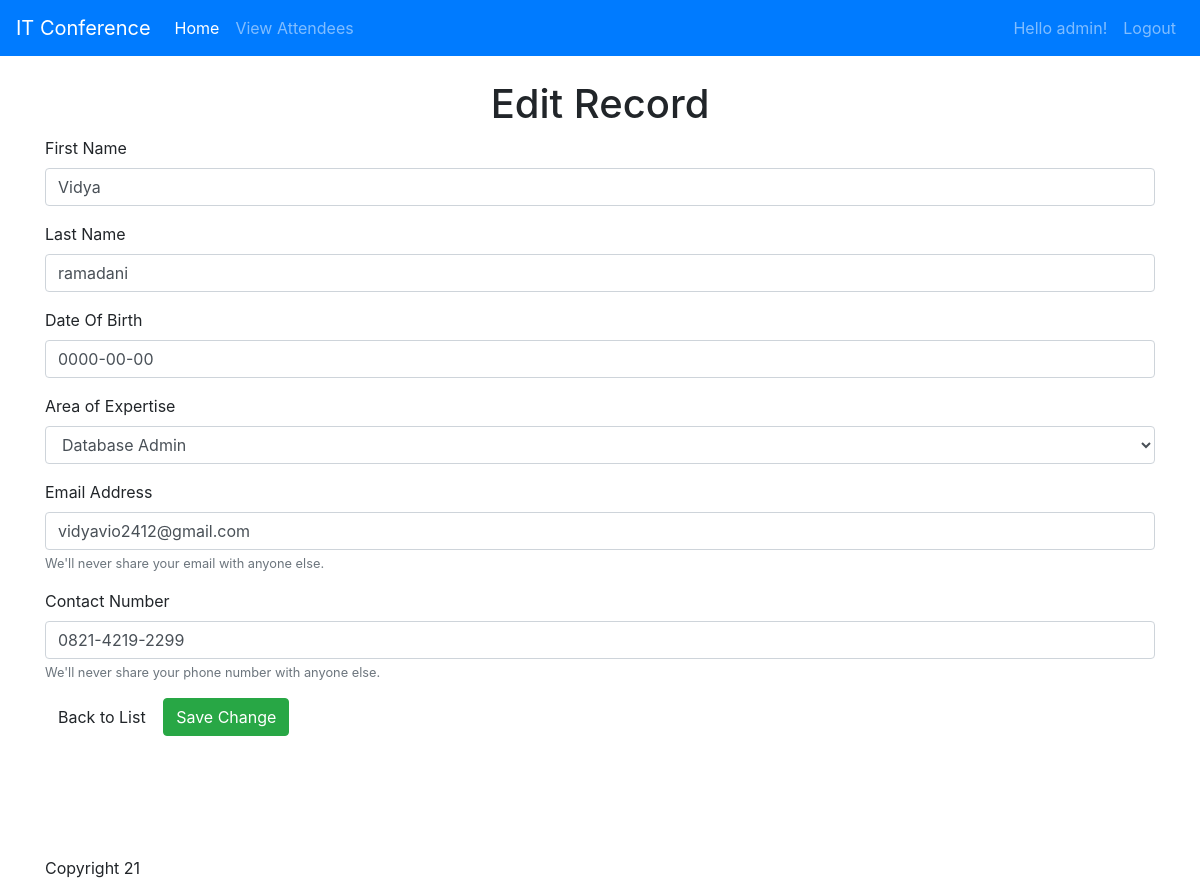
The app's page /edit.php?id=1 (signed in) with its own data.
### tables this page shows
CREATE TABLE `attendee` (
  `attendee_id` int(11) NOT NULL,
  `firstname` varchar(50) NOT NULL,
  `lastname` varchar(50) NOT NULL,
  `dateofbirth` date NOT NULL,
  `emailaddress` varchar(100) NOT NULL,
  `contactnumber` varchar(15) NOT NULL,
  `specialty_id` int(11) NOT NULL
);

### db/conn.php (called while the page is built, shortened)
<?php
    $host = '127.0.0.1';
    $db = 'attendance_db';
    $user = 'root';
    $pass = '';
    $charset = 'utf8mb4';
    $dsn = "mysql:host = $host;dbname=$db;charset=$charset";
    try{
        $pdo = new PDO($dsn, $user, $pass);
        $pdo->setAttribute(PDO::ATTR_ERRMODE, PDO::ERRMODE_EXCEPTION);
    }catch(PDOException $e){
        throw new Exception($e->getMessage());
    }
    require_once 'crud.php';
    $crud = new crud($pdo);
?>

### db/crud.php (called while the page is built, shortened)
<?php
    class crud{
        private $db;
        function __construct($conn){
            $this->db = $conn;
        }
        public function getAttendeeDetails($id){
            try{
                $sql = "SELECT *FROM attendee  a inner join specialties s on a.specialty_id = s.specialty_id where attendee_id = :id";
                $stmt = $this->db->prepare($sql);
                $stmt->bindparam(':id',$id);
                $stmt->execute();
                $result=$stmt->fetch();
                return $result;
            }catch(PDOException $e){
                echo $e->getMessage();
                return false;
            }
        }
        public function getSpecialties(){
            $sql = "SELECT *FROM specialties";
            $result = $this->db->query($sql);
            return $result;
        }
    }
?>

### edit.php (the view, shortened to what this page needs)
<?php
    require_once 'includes/header.php';
    require_once 'db/conn.php';
    $result = $crud->getSpecialties();
    if(!isset($_GET['id']))
    {
        include 'includes/errormessage.php';
        header ("Location: viewrecords.php");
    }else{
        $id = $_GET['id'];
        $attendee = $crud->getAttendeeDetails($id);
?>
    <h1 class="text-center">Edit Record</h1>
    <form method = "post" action= "editpost.php">
  <div class="mb-3">
    <label for="firstname" class="form-label">First Name</label>
    <input type="text" class="form-control" value ="<?php echo $attendee['firstname'] ?>" id="firstname" name="firstname">
  </div>
  <div class="mb-3">
    <label for="lasttname" class="form-label">Last Name</label>
    <input type="text" class="form-control" value ="<?php echo $attendee['lastname'] ?>" id="lastname"  name="lastname">
  </div>
  <div class="mb-3">
    <label for="dob" class="form-label">Date Of Birth</label>
    <input type="text" class="form-control" value ="<?php echo $attendee['dateofbirth'] ?>" id="dob" name="dob">
  </div>
  <div class="mb-3">
    <label for="specialty" class="form-label">Area of Expertise</label>
    <select class="form-control"value ="<?php echo $attendee['specialty_id'] ?>"  id="specialty" name="specialty">
        <?php while($r =$result->fetch(PDO::FETCH_ASSOC)){?>
            <option value="<?php echo $r['specialty_id'];?>"<?php if($r['specialty_id']==
            $attendee['specialty_id']) echo 'selected'?>>
                <?php echo $r['name'];?>
            </option>
        <?php }?>
    </select>
  </div>
  <div class="mb-3">
    <label for="email" class="form-label">Email Address</label>
    <input type="text" class="form-control" value ="<?php echo $attendee['emailaddress'] ?>" id="email" name="email"
    aria-describedby ="emailHelp">
    <small id="emailHelp" class="form-text text-muted">We'll never share your email with anyone else. </small>
  </div>
  <div class="mb-3">
    <label for="phone" class="form-label">Contact Number</label>
    <input type="text" class="form-control" value ="<?php echo $attendee['contactnumber'] ?>"  id="phone" name="phone"
    aria-describedby ="phoneHelp" >
    <small id="phoneHelp" class="form-text text-muted">We'll never share your phone number with anyone else. </small>
  </div>
  <a href ="viewrecords.php"  class="btn btn-default">Back to List</a>
  <button type="submit" name="submit" class="btn btn-success">Save Change</button>
</form >
<?php } ?>
  <br>
  <br>
  <br>
  <br>
  <br>
<?php require_once 'includes/footer.php';?>

### records on screen
attendee: firstname "Vidya", lastname "ramadani", dob "0000-00-00", email "vidyavio2412@gmail.com", phone "0821-4219-2299"

### other values on screen
$_SESSION['username'] "admin"
form field specialty "Database Admin"
